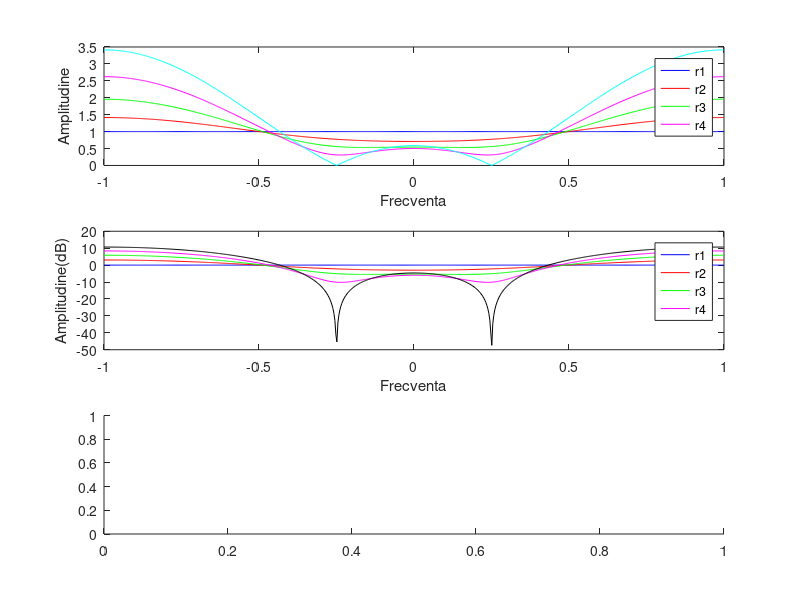

MATLAB code for this plot: (Note: this script raises an error after producing the figure.)
%% Filtre FIR de ordinul 2
clc; clear all; close all;

%% Subpunctul a)
theta = pi/4;

r1 = 0;
r2 = 0.25;
r3 = 0.5;
r4 = 0.75;
r5 = 1;
w = -pi: 0.01:pi;

b1 = [1 (-2)*r1*cos(theta) r1*r1];
H1 = freqz(b1,1,w);

b2 = [1 (-2)*r2*cos(theta) r2*r2];
H2 = freqz(b2,1,w);

b3 = [1 (-2)*r3*cos(theta) r3*r3];
H3 = freqz(b3,1,w);

b4 = [1 (-2)*r4*cos(theta) r4*r4];
H4 = freqz(b4,1,w);

b5 = [1 (-2)*r5*cos(theta) r5*r5];
H5 = freqz(b5,1,w);

w = w/pi;

figure(1)
subplot(3,1,1)
plot(w,abs(H1),'b')
hold on
plot(w,abs(H2),'r')
hold on
plot(w,abs(H3),'g')
hold on
plot(w,abs(H4),'m')
hold on
plot(w,abs(H5),'c')
xlabel('Frecventa')
ylabel('Amplitudine')
legend('r1','r2','r3','r4')
hold off

subplot(3,1,2)
plot(w,20*log10(abs(H1)),'b')
hold on
plot(w,20*log10(abs(H2)),'r')
hold on
plot(w,20*log10(abs(H3)),'g')
hold on
plot(w,20*log10(abs(H4)),'m')
hold on
plot(w,20*log10(abs(H5)),'k')
xlabel('Frecventa')
ylabel('Amplitudine(dB)')
legend('r1','r2','r3','r4')
hold off

subplot(3,1,3)
plot(w,phase(H1),'b')
hold on
plot(w,phase(H2),'r')
hold on
plot(w,phase(H3),'g')
hold on
plot(w,phase(H4),'m')
hold on
plot(w,phase(H5),'k')
xlabel('Frecventa')
ylabel('Faza')
legend('r1','r2','r3','r4')
hold off

figure(2)
zplane(b1,1)
hold on
zplane(b2,1)
hold on
zplane(b3,1)
hold on
zplane(b4,1)
hold on
zplane(b5,1)
title("Diagrama poli-zerouri")
xlim([-2 2])
ylim([-2 2])
hold off 

% In cazul FIR de ord. 2 se observa 2 atenuari considerabile care se produc 
% in jurul lui omega = -theta si theta; ca urmare a celor doi coeficienti
% ai functiei ce depind de r. Cu cat r creste, atenuarea este mai
% observabila(ca si in cazul FIR de ord.1)

%% Subpunctul b)
theta1 = 5*pi/6;
w1 = -pi: 0.01: pi;

b1_1 = [1 (-2)*r1*cos(theta1) r1*r1];
H1_1 = freqz(b1_1,1,w1);

b2_1 = [1 (-2)*r2*cos(theta1) r2*r2];
H2_1 = freqz(b2_1,1,w1);

b3_1 = [1 (-2)*r3*cos(theta1) r3*r3];
H3_1 = freqz(b3_1,1,w1);

b4_1 = [1 (-2)*r4*cos(theta1) r4*r4];
H4_1 = freqz(b4_1,1,w1);

b5_1 = [1 (-2)*r5*cos(theta1) r5*r5];
H5_1 = freqz(b5_1,1,w1);


w1 = w1/pi;
figure(3)
subplot(3,1,1)
plot(w1,abs(H1_1),'b')
hold on
plot(w1,abs(H2_1),'r')
hold on
plot(w1,abs(H3_1),'g')
hold on
plot(w1,abs(H4_1),'m')
hold on
plot(w1,abs(H5_1),'c')
xlabel('Frecventa')
ylabel('Amplitudine')
legend('r1','r2','r3','r4')
hold off

subplot(3,1,2)
plot(w1,20*log10(abs(H1_1)),'b')
hold on
plot(w1,20*log10(abs(H2_1)),'r')
hold on
plot(w1,20*log10(abs(H3_1)),'g')
hold on
plot(w1,20*log10(abs(H4_1)),'m')
hold on
plot(w1,20*log10(abs(H5_1)),'k')
xlabel('Frecventa')
ylabel('Amplitudine(dB)')
legend('r1','r2','r3','r4')
hold off

subplot(3,1,3)
plot(w1,phase(H1_1),'b')
hold on
plot(w1,phase(H2_1),'r')
hold on
plot(w1,phase(H3_1),'g')
hold on
plot(w1,phase(H4_1),'m')
hold on
plot(w1,phase(H5_1),'k')
xlabel('Frecventa')
ylabel('Faza')
legend('r1','r2','r3','r4')
hold off

figure(4)
zplane(b1_1,1)
hold on
zplane(b2_1,1)
hold on
zplane(b3_1,1)
hold on
zplane(b4_1,1)
hold on
zplane(b5_1,1)
title("Diagrama poli-zerouri")
xlim([-2 2])
ylim([-2 2])
hold off 

% Analog Temei 1, figurile obtinute sunt similare, diferenta sta in
% punctele in care se produc cele 2 atenuari considerabile(in noul theta 
% considerat)



